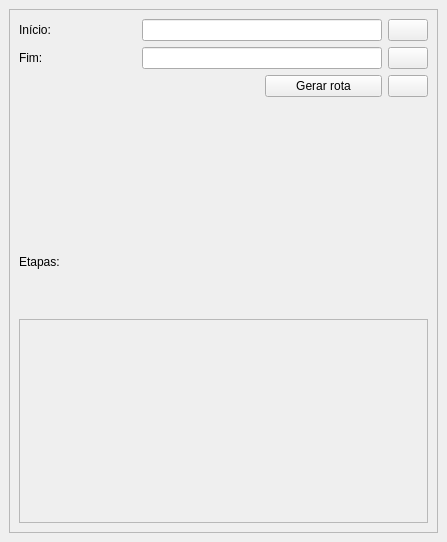
<?xml version="1.0" encoding="UTF-8"?>
<ui version="4.0">
 <class>DockWidget</class>
 <widget class="QDockWidget" name="DockWidget">
  <property name="geometry">
   <rect>
    <x>0</x>
    <y>0</y>
    <width>447</width>
    <height>542</height>
   </rect>
  </property>
  <property name="windowTitle">
   <string>Rotas</string>
  </property>
  <widget class="QWidget" name="dockWidgetContents">
   <layout class="QGridLayout" name="gridLayout">
    <item row="0" column="0">
     <widget class="QScrollArea" name="scrollArea">
      <property name="widgetResizable">
       <bool>true</bool>
      </property>
      <widget class="QWidget" name="scrollAreaWidgetContents">
       <property name="geometry">
        <rect>
         <x>0</x>
         <y>0</y>
         <width>427</width>
         <height>501</height>
        </rect>
       </property>
       <layout class="QGridLayout" name="gridLayout_2">
        <item row="1" column="0">
         <widget class="QLabel" name="label_2">
          <property name="text">
           <string>Fim:</string>
          </property>
         </widget>
        </item>
        <item row="5" column="0" rowspan="2" colspan="4">
         <widget class="QScrollArea" name="stepsScrollArea">
          <property name="widgetResizable">
           <bool>true</bool>
          </property>
          <widget class="QWidget" name="stepsScrollWidget">
           <property name="geometry">
            <rect>
             <x>0</x>
             <y>0</y>
             <width>407</width>
             <height>184</height>
            </rect>
           </property>
           <layout class="QVBoxLayout" name="verticalLayout"/>
          </widget>
         </widget>
        </item>
        <item row="1" column="3">
         <widget class="QPushButton" name="targetCoordBtn">
          <property name="sizePolicy">
           <sizepolicy hsizetype="Fixed" vsizetype="Fixed">
            <horstretch>0</horstretch>
            <verstretch>0</verstretch>
           </sizepolicy>
          </property>
          <property name="text">
           <string/>
          </property>
         </widget>
        </item>
        <item row="0" column="0">
         <widget class="QLabel" name="label">
          <property name="text">
           <string>Início:</string>
          </property>
         </widget>
        </item>
        <item row="1" column="1" colspan="2">
         <widget class="QLineEdit" name="targetCoordLe"/>
        </item>
        <item row="2" column="0" colspan="2">
         <spacer name="horizontalSpacer">
          <property name="orientation">
           <enum>Qt::Horizontal</enum>
          </property>
          <property name="sizeHint" stdset="0">
           <size>
            <width>212</width>
            <height>20</height>
           </size>
          </property>
         </spacer>
        </item>
        <item row="0" column="1" colspan="2">
         <widget class="QLineEdit" name="sourceCoordLe"/>
        </item>
        <item row="2" column="3">
         <widget class="QPushButton" name="configBtn">
          <property name="sizePolicy">
           <sizepolicy hsizetype="Fixed" vsizetype="Fixed">
            <horstretch>0</horstretch>
            <verstretch>0</verstretch>
           </sizepolicy>
          </property>
          <property name="text">
           <string/>
          </property>
         </widget>
        </item>
        <item row="2" column="2">
         <widget class="QPushButton" name="runBtn">
          <property name="text">
           <string>Gerar rota</string>
          </property>
         </widget>
        </item>
        <item row="0" column="3">
         <widget class="QPushButton" name="sourceCoordBtn">
          <property name="sizePolicy">
           <sizepolicy hsizetype="Fixed" vsizetype="Fixed">
            <horstretch>0</horstretch>
            <verstretch>0</verstretch>
           </sizepolicy>
          </property>
          <property name="text">
           <string/>
          </property>
         </widget>
        </item>
        <item row="4" column="0" colspan="4">
         <widget class="QLabel" name="label_3">
          <property name="text">
           <string>Etapas:</string>
          </property>
         </widget>
        </item>
        <item row="3" column="0" colspan="4">
         <widget class="QLabel" name="routeInfoLb">
          <property name="text">
           <string/>
          </property>
         </widget>
        </item>
       </layout>
      </widget>
     </widget>
    </item>
   </layout>
  </widget>
 </widget>
 <resources/>
 <connections/>
</ui>
